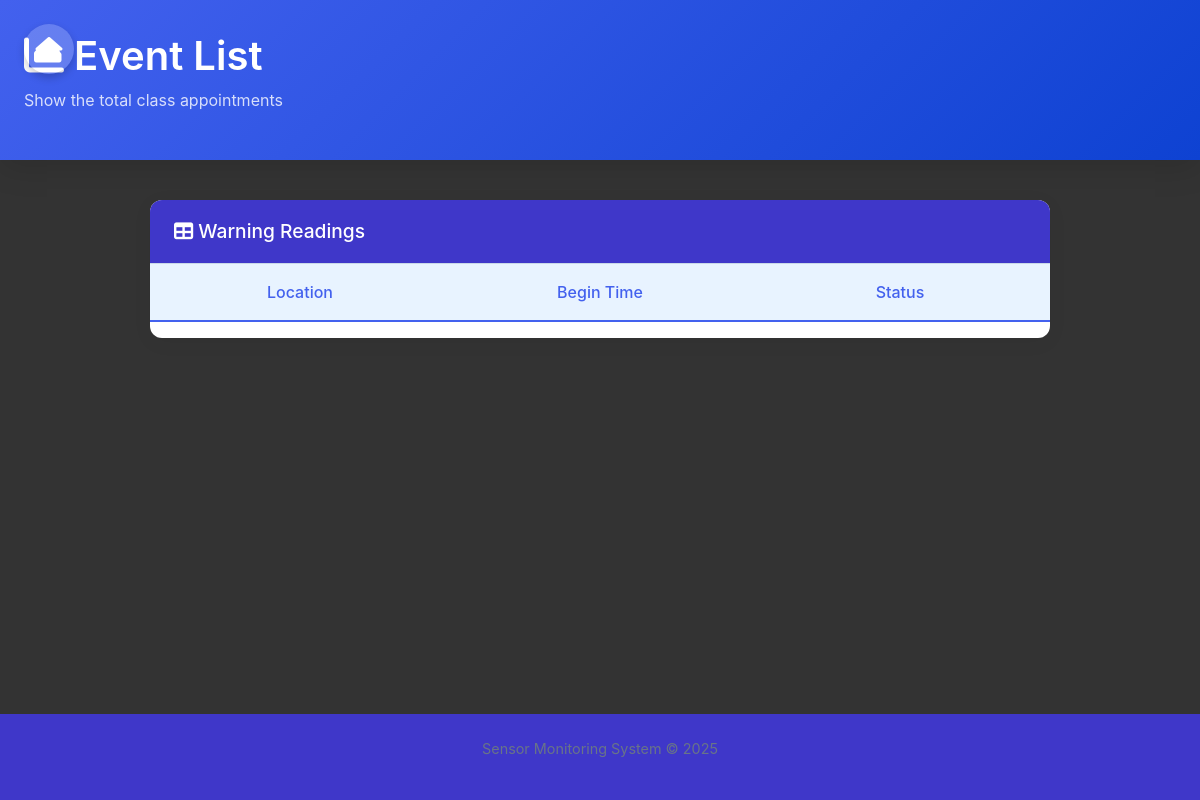
Page /log on the earlier database version.
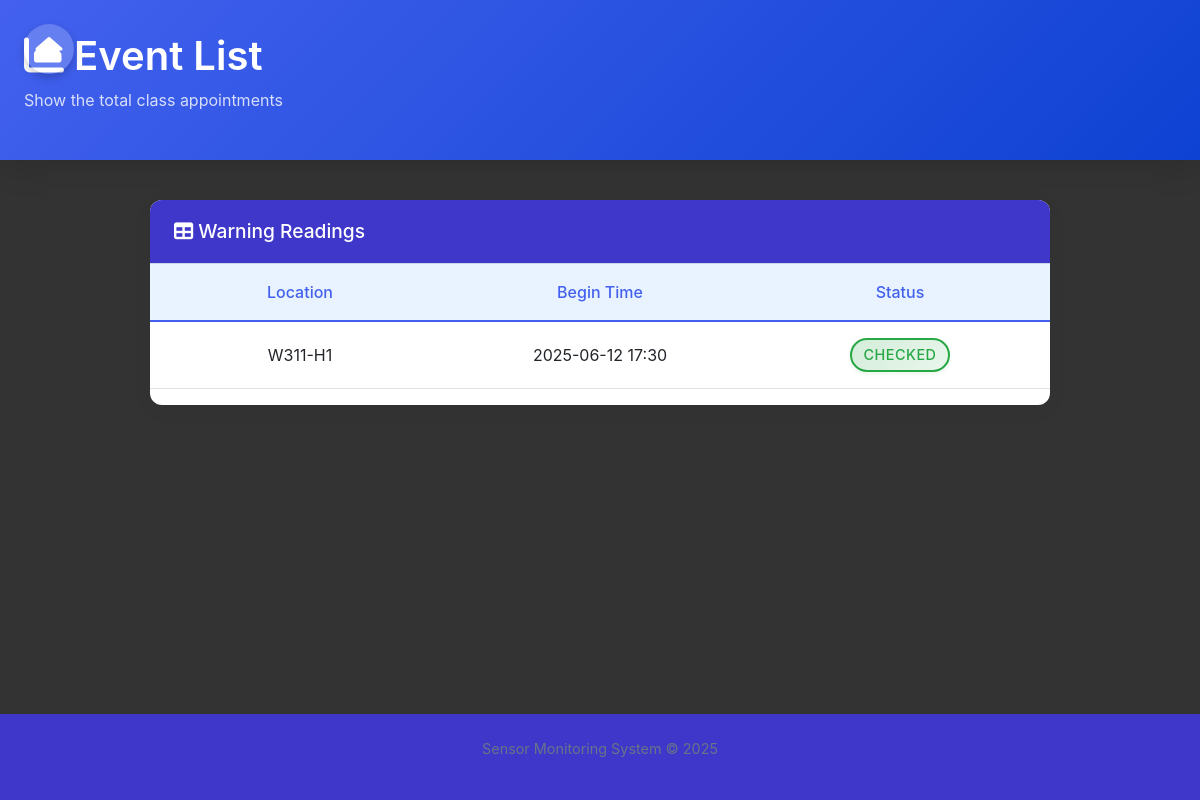
Same page on the later database version.
### projectApp/models.py (models this page shows)
class Warning(models.Model):
    message = models.ManyToManyField(
        WarningMessage,
        blank= True
    )
    loc = models.CharField(max_length=6)
    date_created = models.DateTimeField(auto_now_add=True)
    status = models.BooleanField(default=False)

### projectApp/views.py (the view, shortened to what this page needs)
# urls.py: path("log",views.log_list)
def log_list(request):
    warnings = Warning.objects.order_by("status")
    context = {"warning":warnings}
    return render(request,"projectApp/log_list.html",context)

### projectApp/templates/projectApp/log_list.html (shortened to what this page needs)
{% load static %}
<!DOCTYPE html>
<html lang="en">
  <head>
    <link
      href="https://cdn.jsdelivr.net/npm/font-awesome@4.7.0/css/font-awesome.min.css"
      rel="stylesheet"
    />
    <link
      href="https://cdn.jsdelivr.net/npm/bootstrap@5.3.6/dist/css/bootstrap.min.css"
      rel="stylesheet"
    />
    <link
      rel="stylesheet"
      type="text/css"
      href="https://cdn.flexmonster.com/theme/orange/flexmonster.min.css"
    />
    <link
      href="https://cdn.jsdelivr.net/npm/bootstrap@5.3.0/dist/css/bootstrap.min.css"
      rel="stylesheet"
    />
    <link
      rel="stylesheet"
      href="https://cdnjs.cloudflare.com/ajax/libs/font-awesome/6.4.0/css/all.min.css"
    />
    <link
      href="https://cdn.jsdelivr.net/npm/sweetalert2@11.7.27/dist/sweetalert2.min.css"
      rel="stylesheet"
    />
  </head>
  <body>
    <a href="/" class="home-button" title="Home">
      <i class="fas fa-home"></i>
    </a>
    <header class="header">
      <div class="main-container">
        <h1><i class="fa fa-area-chart mr-2"></i> Event List</h1>
        <p>Show the total class appointments</p>
      </div>
    </header>
    <main class="main-container">
      <div class="card">
        <div class="card-header" style="color: white">
          <h3><i class="fa fa-table mr-2"></i> Warning Readings</h3>
        </div>
        <div class="table-responsive">
          <table class="table data-table table-hover">
            <thead>
              <tr>
                <th>Location</th>
                <th>Begin Time</th>
                <th>Status</th>
              </tr>
            </thead>
            <tbody>
              {% for entry in warning %}
              <tr class="clickable-row" data-id="{{ entry.id }}">
                <td>{{ entry.loc }}</td>
                <td>{{ entry.date_created|date:"Y-m-d H:i" }}</td>
                {% if entry.status == True %}
                <td>
                  <span class="status-tag status-ongoing">Checked</span>
                </td>
                {% elif entry.status == False %}
                <td><span class="status-tag status-upcoming">Needs Check</span></td>
                {% endif %}
              </tr>
              {% endfor %}
            </tbody>
          </table>
        </div>
      </div>
    </main>
    <footer class="footer">
      <div class="main-container">
        <p>Sensor Monitoring System &copy; 2025</p>
      </div>
    </footer>
  </body>
</html>

### projectApp/templates/projectApp/log_list.html (style rules this page uses)
a { text-decoration: none; color: inherit; }
:root { --primary-color: #4361ee; --secondary-color: #4080ff; --light-blue: #e8f3ff; --dark-blue: #0e42d2; --bg-light: #333; --bg-medium: #3f37c9; --bg-dark: #c9d8e8; --text-dark: #333647; --text-light: #697488; --border-color: #c9d8e8; --card-radius: 12px; --shadow-light: 0 4px 20px rgba(0, 0, 0, 0.05); --shadow-medium: 0 8px 30px rgba(0, 0, 0, 0.12); }
body { font-family: "Inter", sans-serif; background-color: var(--bg-light); color: var(--text-dark); min-height: 100vh; display: flex; flex-direction: column; }
.header { background: linear-gradient( 135deg, var(--primary-color) 0%, var(--dark-blue) 100% ); color: white; padding: 2rem 0; margin-bottom: 2.5rem; box-shadow: var(--shadow-medium); }
.header h1 { font-weight: 600; margin-bottom: 0.5rem; }
.header p { color: rgba(255, 255, 255, 0.8); }
.main-container { max-width: 1400px; margin: 0 auto; padding: 0 1.5rem; flex: 1; }
.card { border: none; border-radius: var(--card-radius); box-shadow: var(--shadow-light); transition: transform 0.3s ease, box-shadow 0.3s ease; background-color: white; }
.card-header { background-color: var(--bg-medium); border-bottom: 1px solid var(--border-color); padding: 1.25rem 1.5rem; border-radius: var(--card-radius) var(--card-radius) 0 0 !important; }
.card-header h3 { font-size: 1.2rem; font-weight: 500; margin: 0; }
.data-table { margin-top: 0; border-radius: 0 0 var(--card-radius) var(--card-radius); }
.data-table thead th { background-color: var(--light-blue); color: var(--primary-color); font-weight: 500; border-bottom: 2px solid var(--primary-color); position: sticky; top: 0; z-index: 10; }
.data-table tbody tr { transition: background-color 0.2s ease; }
.data-table th, .data-table td { min-width: 300px; padding: 1rem 1.25rem; vertical-align: middle; text-align: center; }
.footer { margin-top: 3rem; padding: 1.5rem 0; text-align: center; color: var(--text-light); font-size: 0.9rem; background-color: var(--bg-medium); }
.home-button { position: absolute; top: 1.5rem; display: block; left: 1.5rem; background: rgba(255, 255, 255, 0.2); border-radius: 50%; width: 50px; height: 50px; display: flex; align-items: center; justify-content: center; color: white; font-size: 1.5rem; transition: all 0.3s ease; z-index: 10; box-shadow: 0 4px 8px rgba(0, 0, 0, 0.2); }
.status-tag { display: inline-block; padding: 4px 12px; border-radius: 20px; font-size: 0.9em; font-weight: 500; text-transform: uppercase; letter-spacing: 0.5px; }
.status-ongoing { color: #28a745; border: 2px solid #28a745; background: linear-gradient( 135deg, #d4edda, #28a7451a ); box-shadow: 0 2px 4px rgba(40, 167, 69, 0.1); }

Differences in the rows shown:
added Warning: loc "W311-H1", date_created "2025-06-12 17:30", status "CHECKED"
